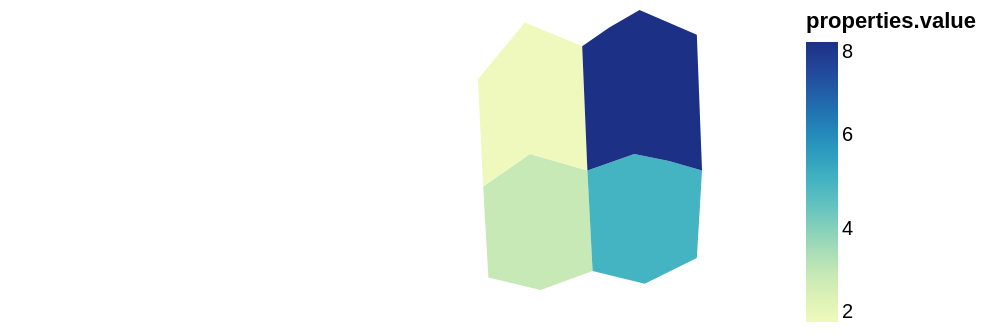

Source (Vega-Lite JSON):
### Vega-Lite specification from a JSON file in a GitHub repository (floating-point values rounded to 4 significant figures)
{"$schema": "https://vega.github.io/schema/vega-lite/v6.json", "padding": 5, "autosize": "pad", "hconcat": [{"width": 180, "height": 140, "data": {"values": {"type": "FeatureCollection", "features": [{"type": "Feature", "properties": {"name": "west", "value": 3, "cat": "a"}, "geometry": {"type": "Polygon", "coordinates": [[[-11, 48], [-2, 52], [9, 50], [10, 36], [0, 33], [-10, 35], [-11, 48]]]}}, {"type": "Feature", "properties": {"name": "east", "value": 5, "cat": "b"}, "geometry": {"type": "Polygon", "coordinates": [[[9, 50], [18, 52], [31, 50], [30, 38], [20, 34], [10, 36], [9, 50]]]}}, {"type": "Feature", "properties": {"name": "north-west", "value": 2, "cat": "a"}, "geometry": {"type": "Polygon", "coordinates": [[[-12, 60], [-3, 65], [8, 63], [9, 50], [-2, 52], [-11, 48], [-12, 60]]]}}, {"type": "Feature", "properties": {"name": "north-east", "value": 8, "cat": "b"}, "geometry": {"type": "Polygon", "coordinates": [[[8, 63], [19, 66], [30, 64], [31, 50], [18, 52], [9, 50], [8, 63]]]}}]}, "format": {"property": "features"}}, "projection": {"type": "mercator", "scale": 120, "translate": [90, 70]}, "mark": "geoshape", "encoding": {"color": {"field": "properties.value", "type": "quantitative"}}}, {"width": 180, "height": 140, "data": {"values": {"type": "FeatureCollection", "features": [{"type": "Feature", "properties": {"name": "west", "value": 3, "cat": "a"}, "geometry": {"type": "Polygon", "coordinates": [[[-11, 48], [-2, 52], [9, 50], [10, 36], [0, 33], [-10, 35], [-11, 48]]]}}, {"type": "Feature", "properties": {"name": "east", "value": 5, "cat": "b"}, "geometry": {"type": "Polygon", "coordinates": [[[9, 50], [18, 52], [31, 50], [30, 38], [20, 34], [10, 36], [9, 50]]]}}, {"type": "Feature", "properties": {"name": "north-west", "value": 2, "cat": "a"}, "geometry": {"type": "Polygon", "coordinates": [[[-12, 60], [-3, 65], [8, 63], [9, 50], [-2, 52], [-11, 48], [-12, 60]]]}}, {"type": "Feature", "properties": {"name": "north-east", "value": 8, "cat": "b"}, "geometry": {"type": "Polygon", "coordinates": [[[8, 63], [19, 66], [30, 64], [31, 50], [18, 52], [9, 50], [8, 63]]]}}]}, "format": {"property": "features"}}, "projection": {"type": "mercator"}, "mark": "geoshape", "encoding": {"color": {"field": "properties.value", "type": "quantitative"}}}]}
